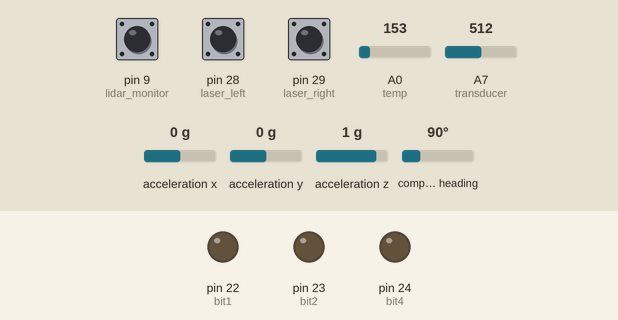
The sketch below on a simulated Arduino Mega 2560, built with avr-gcc and run on an emulated ATmega2560. On the bench: output pins drawn as LEDs (lit = HIGH). Inputs (shaded band) come from the test bench; at power-on: pin 9 (lidar_monitor) LOW, pin 28 (laser_left) LOW, pin 29 (laser_right) LOW, A0 (temp) = 153, A7 (transducer) = 512, acceleration x 0 g, acceleration y 0 g, acceleration z 1 g, compass heading 90°. Pins used as bus, display or sensor lines are not drawn; what the sketch prints to the serial monitor is not drawn.

Above: at 0.1 s.
At 3.7 s:
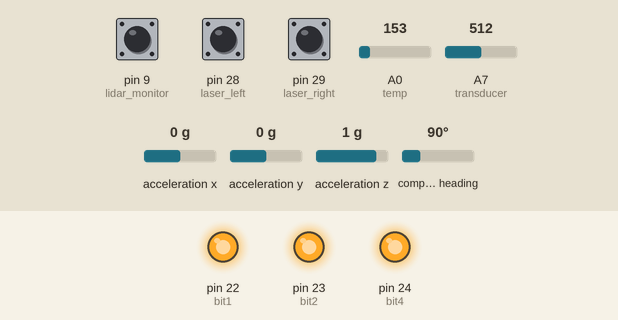
3.8 s: pin 9 (lidar_monitor) pulsed HIGH 2 times (0.12 s each, 0.3 s apart)
Timing chart, 0 to 6.8 s (numbered marks = the images above; inputs shaded):
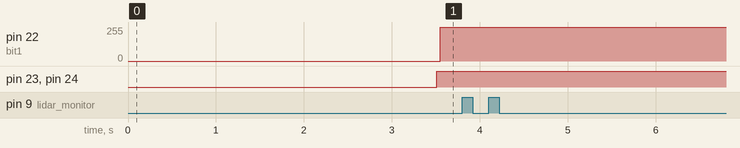

The sketch:

all_sensors.ino
```cpp
/*  Sensor testing code
    Queen's Hyperloop Design team
*/

#include <Wire.h>
#include <Adafruit_Sensor.h>
#include <Adafruit_BNO055.h>
#include <utility/imumaths.h>

//global vars
// adjust these values for calibration
const float PRESSURE_SLOPE = 0.126;
const float BIAS = -0.5 * 1024 / 5;

// PIN LAYOUT
int reset_IMU = 2;
int lidar_trigger = 8;
int lidar_monitor = 9;
// multiplexer addresses
int bit1 = 22;
int bit2 = 23;
int bit4 = 24;

int laser_left = 28;
int laser_right = 29;

int temp = A0;
int transducer = A7;

unsigned long startTime = 0;

// IMU initializing
Adafruit_BNO055 bno1 = Adafruit_BNO055(55, 0x28);
Adafruit_BNO055 bno2 = Adafruit_BNO055(55, 0x29);

// pressure transducer data
float pressure;

unsigned long pulseWidth;

void setup(void)
{
  // reset the IMUs to the proper addresses to ensure proper connection
  pinMode(reset_IMU, OUTPUT);
  digitalWrite(reset_IMU, HIGH);
  delay(500);
  digitalWrite(reset_IMU, LOW);
  delay(1000);
  digitalWrite(reset_IMU, HIGH);

  pinMode(lidar_trigger, OUTPUT); // Set pin 2 as trigger pin
  digitalWrite(lidar_trigger, LOW); // Set trigger LOW for continuous read

  pinMode(lidar_monitor, INPUT); // Set pin 3 as monitor pin

  pinMode(laser_left, INPUT);
  pinMode(laser_right, INPUT);

  pinMode(transducer, INPUT);

  pinMode(bit1, OUTPUT);
  pinMode(bit2, OUTPUT);
  pinMode(bit4, OUTPUT);
  pinMode(temp, INPUT);

  Serial.begin(9600);
  Serial.println("Orientation Sensor Test"); Serial.println("");

  /* Initialise the sensor */
  if (!bno1.begin())
  {
    /* There was a problem detecting the BNO055 ... check your connections */
    Serial.print("Ooops, no BNO1 detected ... Check your wiring or I2C ADDR!");
    while (1);
  }
  if (!bno2.begin())
  {
    /* There was a problem detecting the BNO055 ... check your connections */
    Serial.print("Ooops, no BNO2 detected ... Check your wiring or I2C ADDR!");
    while (1);
  }
  bno1.setExtCrystalUse(true);
  bno2.setExtCrystalUse(true);
  delay(1000);
}

void loop(void)
{
  Serial.print(millis()-startTime);
  startTime = millis();


  // IMU

  sensors_event_t event1;
  bno1.getEvent(&event1);


  sensors_event_t event2;
  bno2.getEvent(&event2);

  /* Display the floating point data */
  /*
    Serial.print("oX: ");
    Serial.print(event1.orientation.x, 4);
    Serial.print("\toY: ");
    Serial.print(event1.orientation.y, 4);
    Serial.print("\toZ: ");
    Serial.print(event1.orientation.z, 4);
    Serial.print("\t\toX: ");
    Serial.print(event2.orientation.x, 4);
    Serial.print("\toY: ");
    Serial.print(event2.orientation.y, 4);
    Serial.print("\toZ: ");
    Serial.print(event2.orientation.z, 4);
    Serial.println("");
  */

  event1.orientation.x;
  event1.orientation.y;
  event1.orientation.z;

  event2.orientation.x;
  event2.orientation.y;
  event2.orientation.z;


  imu::Vector<3> ACCEL1 = bno1.getVector(Adafruit_BNO055::VECTOR_ACCELEROMETER);
  imu::Vector<3> ACCEL2 = bno1.getVector(Adafruit_BNO055::VECTOR_ACCELEROMETER);
  /*
    Serial.print("aX: ");
    Serial.print(ACCEL1.x(), 4);
    Serial.print("\taY: ");
    Serial.print(ACCEL1.y(), 4);
    Serial.print("\tZa: ");
    Serial.print(ACCEL1.z(), 4);
    Serial.print("\t\taX: ");
    Serial.print(ACCEL2.x(), 4);
    Serial.print("\taY: ");
    Serial.print(ACCEL2.y(), 4);
    Serial.print("\taZ: ");
    Serial.print(ACCEL2.z(), 4);
  */
  ACCEL1.x();
  ACCEL1.y();
  ACCEL1.z();
  ACCEL2.x();
  ACCEL2.y();
  ACCEL2.z();

  // LIDAR
  Serial.print("\tIMU"); Serial.print(millis()-startTime);

  pulseWidth = pulseIn(lidar_monitor, HIGH); // Count how long the pulse is high in microseconds

  // If we get a reading that isn't zero, let's print it
  if (pulseWidth != 0)
  {
    pulseWidth = pulseWidth / 10; // 10usec = 1 cm of distance
    //Serial.print("\tlidar: ");
    //Serial.print(pulseWidth); // Print the distance
  }

  digitalRead(laser_left);
  digitalRead(laser_right);
  /*
    Serial.print("\tLaser left: ");
    Serial.print(digitalRead(laser_left));
    Serial.print("\tLaser right: ");
    Serial.print(digitalRead(laser_right));
  */

  Serial.print("\tlidar/laser"); Serial.print(millis()-startTime);
  pressure = PRESSURE_SLOPE * ((float)analogRead(transducer) + BIAS) ;
  /*
    Serial.print("Pressure");
    Serial.print(":\t");
    Serial.print(pressure);
    Serial.print("psi");
  */
  Serial.print("\tpressure"); Serial.print(millis()-startTime);
  //Serial.print("\ttemperatures:");
  for (int x = 0; x < 2; x++)
  {
    digitalWrite(bit4, x);
    for (int y = 0; y < 2; y++)
    {
      digitalWrite(bit2, y);
      for (int z = 0; z < 2; z++)
      {
        digitalWrite(bit1, z);
        float temperature = (float(analogRead(temp)) * 3.3 / 1024 - 0.5) * 1000 / 19.5;
        //Serial.print(temperature);
        //Serial.print("  ");

      }
    }
  }
  Serial.print("\ttemp"); Serial.print(millis()-startTime);
  Serial.println();


}
```
